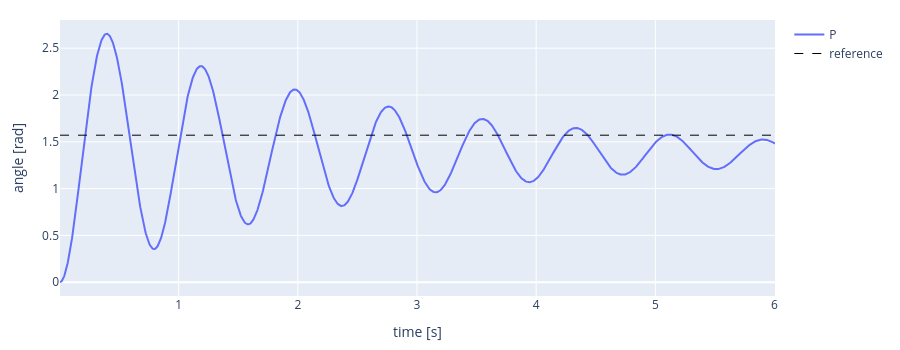
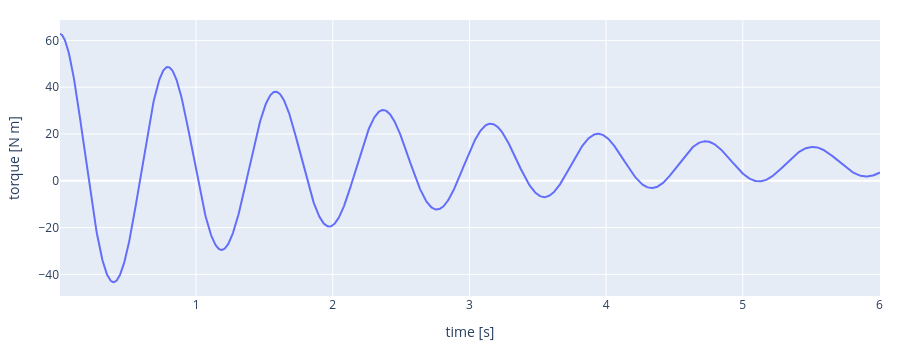

The cell these charts' notebook holds for them, in order:
### Markdown cell above
### 1.1 Proportional control

The goal is to lift the arm to the horizontal, $q_{desired} = \pi/2$. We set motor torque to be proportional to the current error:

$$\tau = K_p\,(q_{desired} - q)$$

> **T1.** Find a reasonable value for $K_p$ and implement a P control law

### Code cell
# Controller settings
q_desired = np.pi / 2    # target angle [rad]: arm horizontal
#TODO: 
Kp = 40.0                # proportional gain [N m per rad of error]
duration = 6.0           # how long to run [s]

# Start with the arm hanging down, at rest
ctl.reset_joints(pendulum, [motor], [0.0])

time_log, angle_log, torque_log = [], [], []
t = 0.0
while t < duration:
    # 1. SENSE: read the joint angle from the encoder
    q = p.getJointState(pendulum, motor)[0]

    # 2. CONTROL: compute the motor torque from the error
    #TODO error
    error = q_desired - q
    
    #TODO torque = 
    torque = (error * Kp)


    # 3. ACT: send the torque to the motor, and let the simulated world move for one time step
    p.setJointMotorControl2(pendulum, motor, p.TORQUE_CONTROL, force=torque)

    
    # 4. WAIT: let one time step of real time pass, so what you see runs at real speed (comment out for faster simulation, or sleep for DT/4)
    p.stepSimulation()
    t = t + DT
    
    time.sleep(DT)

    # Logging:
    time_log.append(t)
    angle_log.append(q)
    torque_log.append(torque)

p_time, p_angle, p_torque = time_log, angle_log, torque_log   # keep this run, to compare later
ctl.plot_series(time_log, {"P": angle_log}, ylabel="angle [rad]", ref=q_desired)
ctl.plot_series(time_log, {"P": torque_log}, ylabel="torque [N m]")

### Figure 1 — Plotly figure (JSON) as saved in the notebook; plotly's stock layout.template omitted (floating-point values rounded to 4 significant figures; data arrays with more than 128 entries replaced by an {"elided": "..."} marker saying what was removed)
{"data": [{"line": {"color": "#636EFA"}, "mode": "lines", "name": "P", "type": "scatter", "x": {"elided": "1441 float values"}, "y": {"elided": "1441 float values"}}, {"line": {"color": "black", "dash": "dash", "width": 1}, "mode": "lines", "name": "reference", "type": "scatter", "x": {"elided": "1441 float values"}, "y": {"elided": "1441 float values"}}], "layout": {"height": 350, "margin": {"b": 50, "l": 60, "r": 20, "t": 20}, "title": {}, "xaxis": {"title": {"text": "time [s]"}}, "yaxis": {"title": {"text": "angle [rad]"}}}}

### Figure 2 — Plotly figure (JSON) as saved in the notebook; plotly's stock layout.template omitted (floating-point values rounded to 4 significant figures; data arrays with more than 128 entries replaced by an {"elided": "..."} marker saying what was removed)
{"data": [{"line": {"color": "#636EFA"}, "mode": "lines", "name": "P", "type": "scatter", "x": {"elided": "1441 float values"}, "y": {"elided": "1441 float values"}}], "layout": {"height": 350, "margin": {"b": 50, "l": 60, "r": 20, "t": 20}, "title": {}, "xaxis": {"title": {"text": "time [s]"}}, "yaxis": {"title": {"text": "torque [N m]"}}}}
